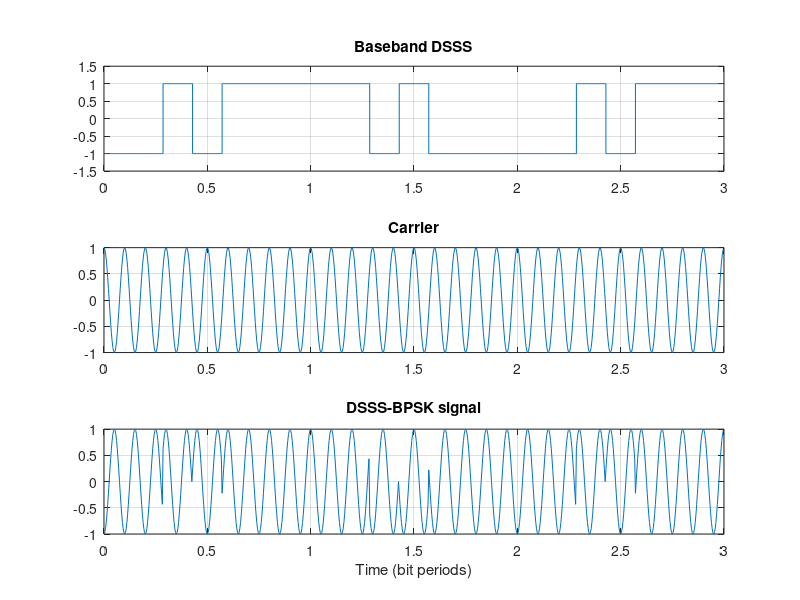

MATLAB code to generate this figure:
% EXPERIMENT 6: Direct Sequence Spread Spectrum (DSSS)
clc; clear; close all;
data = [1 0 1];                 % same message as lab manual
pn = [0 0 1 0 1 1 1];           % 7-chip PN sequence
L = length(pn); samples = 40;
pnPolar = 2*pn - 1;            % 0 -> -1, 1 -> +1

spread = [];
for k = 1:length(data)
    spread = [spread (2*data(k)-1)*pnPolar];
end
baseband = kron(spread,ones(1,samples));
t = (0:length(baseband)-1)/(L*samples);
carrier = cos(2*pi*10*t);
tx = baseband.*carrier;         % DSSS + BPSK

% Ideal synchronized receiver: despreading and correlation
pnSamples = kron(repmat(pnPolar,1,length(data)),ones(1,samples));
received = zeros(1,length(data));
for k = 1:length(data)
    ix = (k-1)*L*samples + (1:L*samples);
    received(k) = sum(tx(ix).*carrier(ix).*pnSamples(ix)) > 0;
end
fprintf('Sent bits:     '); fprintf('%d',data); fprintf('\n');
fprintf('Received bits: '); fprintf('%d',received); fprintf('\n');
fprintf('Processing gain = %d (%.2f dB)\n',L,10*log10(L));

figure('Name','Exp 6 - DSSS','Position',[100 100 1000 650]);
subplot(3,1,1); stairs(t,baseband); title('Baseband DSSS'); ylim([-1.5 1.5]); grid on;
subplot(3,1,2); plot(t,carrier); title('Carrier'); grid on;
subplot(3,1,3); plot(t,tx); title('DSSS-BPSK signal'); grid on;
xlabel('Time (bit periods)');
saveas(gcf,'Exp6_DSSS_Output.png');
